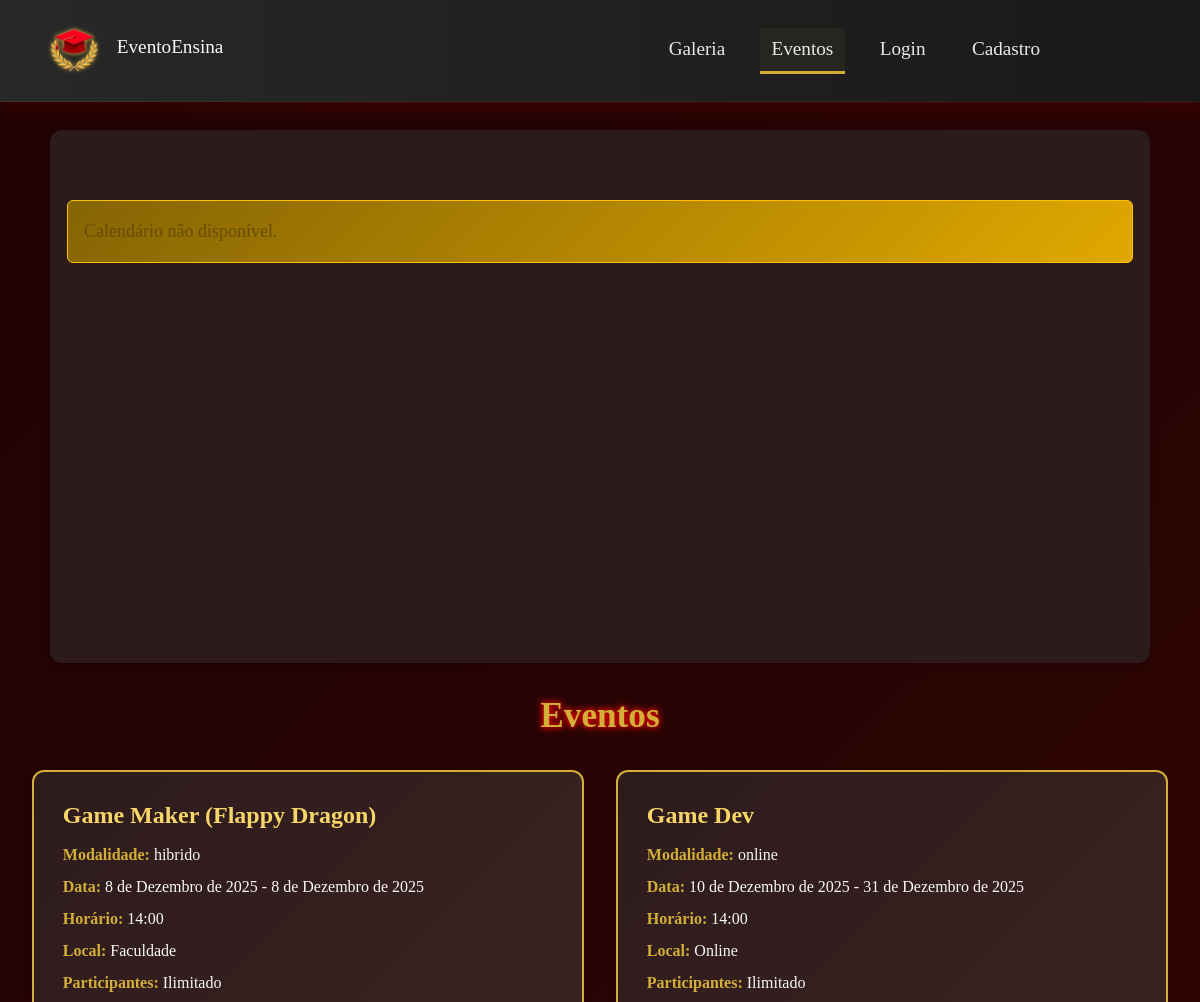
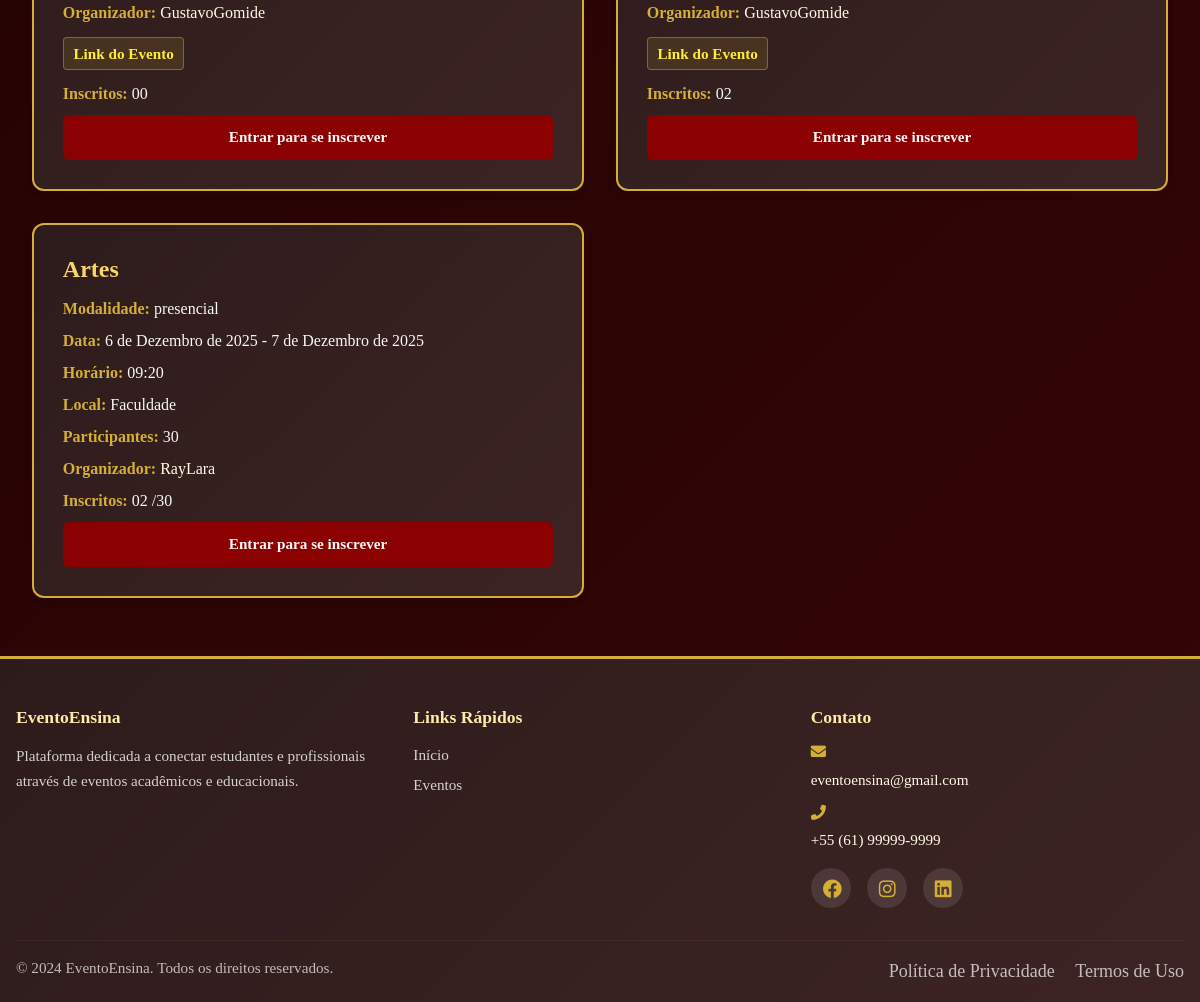
Page /eventos/ on the earlier database version (2 pictures, top to bottom).
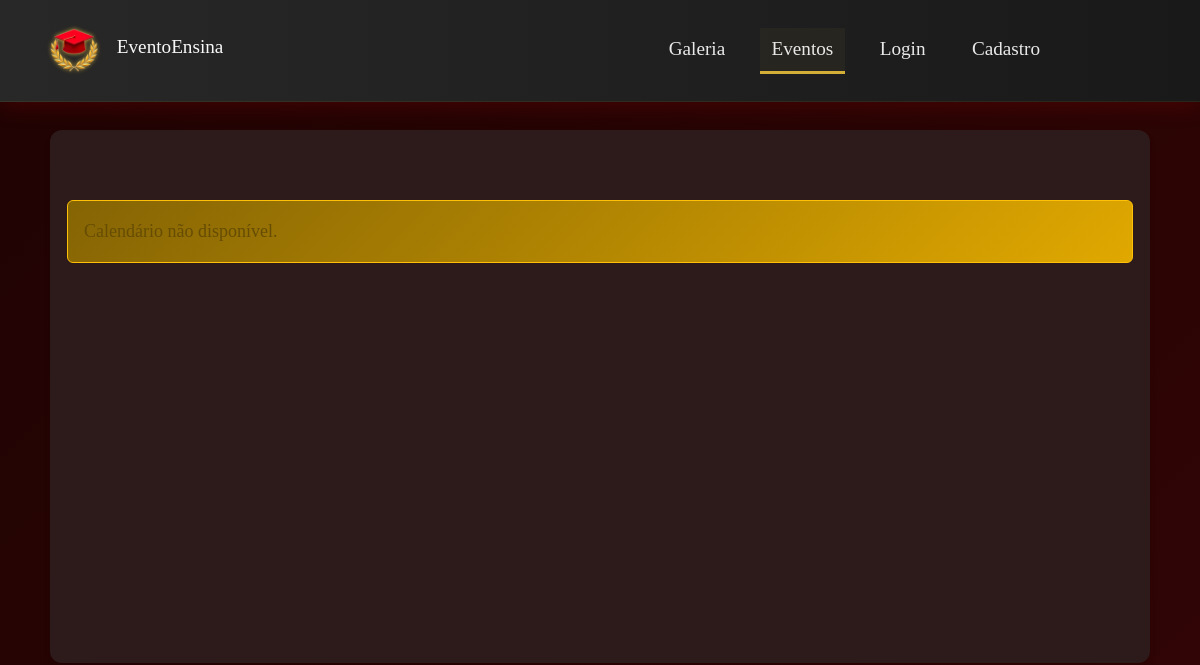
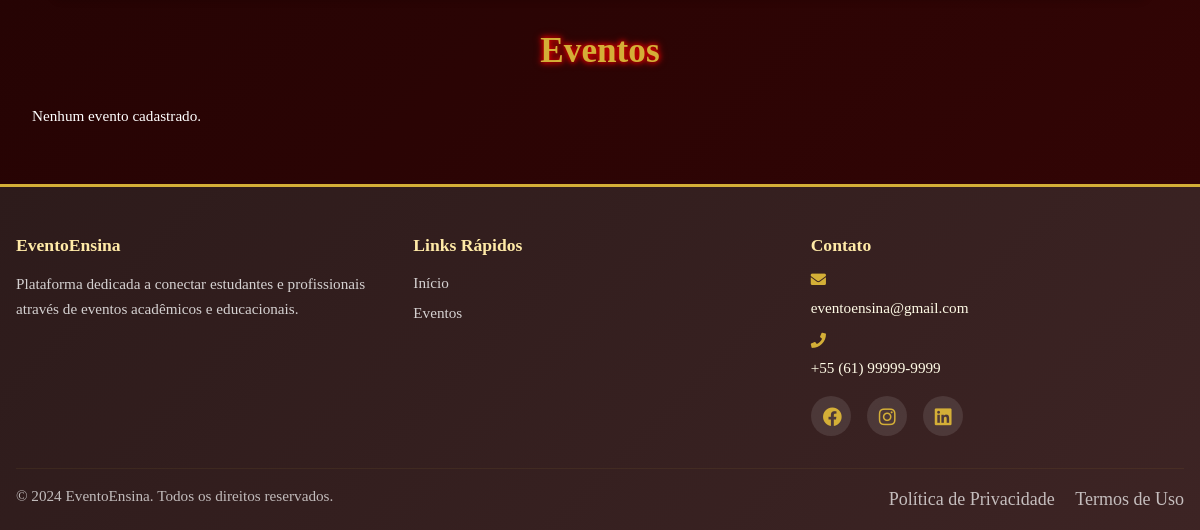
Same page on the later database version (2 pictures, top to bottom).
### eventos/models.py (models this page shows, shortened)
class Evento(models.Model):
    MODALIDADES = [
        ('online', 'Online'),
        ('presencial', 'Presencial'),
        ('hibrido', 'Híbrido'),
    ]
    titulo = models.CharField(max_length=200)
    tipo = models.ForeignKey(TipoEvento, on_delete=models.CASCADE)
    modalidade = models.CharField(max_length=10, choices=MODALIDADES)
    data_inicio = models.DateField()
    data_fim = models.DateField()
    horario = models.TimeField()
    local = models.CharField(max_length=200, blank=True, null=True)
    link = models.URLField(blank=True, null=True)
    quantidade_participantes = models.PositiveIntegerField(null=True, blank=True)
    sem_limites = models.BooleanField(default=False)
    organizador = models.CharField(max_length=200, null=True, blank=True)
    criador = dj_models.ForeignKey(
        'usuarios.Usuario',
        on_delete=dj_models.SET_NULL,
        null=True,
        blank=True,
        related_name='eventos_criados'
    )
    def evento_thumb_upload_to(instance, filename):
        """
        Define o caminho de upload da imagem principal (thumb) do evento.
        Sempre substitui a anterior com nome fixo 'thumb.ext'.
        """
        date_str = instance.data_inicio.strftime('%Y_%m_%d') if instance.data_inicio else 'sem_data'
        slug = slugify(instance.titulo)
        ext = os.path.splitext(filename)[1]
        return f'eventos/{date_str}_{slug}/thumb{ext}'
    thumb = models.ImageField(upload_to=evento_thumb_upload_to, blank=True, null=True)
    descricao = models.TextField(blank=True, null=True)
    horas = models.DecimalField(max_digits=5, decimal_places=2, null=True, blank=True)
    gallery_slug = models.CharField(max_length=255, blank=True, null=True)
    finalizado = models.BooleanField(default=False)

### eventos/views.py (the view)
# urls.py: path('', views.lista_eventos, name='lista_eventos_root'),
def lista_eventos(request):
    usuario = get_current_usuario(request)
    todos_eventos = Evento.objects.all().order_by('finalizado', 'data_inicio')
    paginator = Paginator(todos_eventos, 10)
    page = request.GET.get('page', 1)
    try:
        eventos = paginator.page(page)
    except PageNotAnInteger:
        eventos = paginator.page(1)
    except EmptyPage:
        eventos = paginator.page(paginator.num_pages)
    usuario_inscricoes = []
    if usuario:
        usuario_inscricoes = list(InscricaoEvento.objects.filter(inscrito=usuario)
                                    .values_list('evento_id', flat=True))
    eventos_calendario = []
    for evento in todos_eventos:  # Agora só itera sobre eventos da página atual
        inscritos = evento.inscricaoevento_set.count()
        disponivel = (evento.sem_limites or (
            evento.quantidade_participantes and
            evento.quantidade_participantes > inscritos
        )) and evento.finalizado == False
        inscrito = usuario and evento.id in usuario_inscricoes
        horario_formatado = evento.horario.strftime('%H:%M') if evento.horario else ""
        evento_data = {
            'id': evento.id,
            'titulo': evento.titulo[:20],
            'data_inicio': evento.data_inicio.strftime('%Y-%m-%d'),
            'data_fim': evento.data_fim.strftime('%Y-%m-%d') if evento.data_fim else None,
            'disponivel': disponivel,
            'inscrito': inscrito,
            'horario': horario_formatado,
            'local': evento.local or 'Online',
            'criador_id': evento.criador.id if evento.criador else None,
        }
        eventos_calendario.append(evento_data)
    return render(request, 'eventos/inscrever_evento.html', {
        'eventos': eventos,                 # Para os CARDS (já paginado)
        'usuario': usuario,
        'usuario_inscricoes': usuario_inscricoes,
        'eventos_calendario': eventos_calendario, # Para o CALENDÁRIO
        'eventos_calendario_json': json.dumps(eventos_calendario, ensure_ascii=False),
    })

### usuarios/views.py (called while the page is built, shortened)
def get_current_usuario(request):
    usuario_id = request.session.get('usuario_id')
    if not usuario_id:
        return None
    try:
        return Usuario.objects.get(pk=usuario_id)
    except Usuario.DoesNotExist:
        return None

### eventos/templates/eventos/inscrever_evento.html (shortened to what this page needs)
{% extends 'base/base.html' %}
{% load static %}
{% block extra_css %}
<link rel="stylesheet" href="{% static 'css/lista_eventos.css' %}">
<link rel="stylesheet" href="{% static 'css/calendario.css' %}">
<link rel="stylesheet" href="{% static 'css/popup.css' %}">
<link href="https://cdnjs.cloudflare.com/ajax/libs/font-awesome/5.15.4/css/all.min.css" rel="stylesheet">
{% endblock %}
{% block content %}
<div class="calendar-section mb-4">
    <div class="calendar-nav">
    </div>
    <div id='calendar'></div>
</div>
<div class="eventos-container">
    <h1>Eventos</h1>
    {% if eventos %}
        <div class="eventos-grid" id="eventosGrid">
            {% for evento in eventos %}
                <div class="evento-card"
                     data-start="{{ evento.data_inicio }}"
                     data-end="{{ evento.data_fim|default:evento.data_inicio }}"
                     data-disponivel="{{ evento.disponivel|yesno:'true,false' }}">
                    <h2>{{ evento.titulo }}</h2>
                    <p><strong>Modalidade:</strong> {{ evento.modalidade }}</p>
                    <p><strong>Data:</strong> {{ evento.data_inicio }}{% if evento.data_fim %} - {{ evento.data_fim }}{% endif %}</p>
                    <p><strong>Horário:</strong> {{ evento.horario }}</p>
                    <p><strong>Local:</strong> {{ evento.local|default:"Online" }}</p>
                    <p><strong>Participantes:</strong>
                        {% if evento.sem_limites %}Ilimitado{% elif evento.quantidade_participantes %}{{ evento.quantidade_participantes }}{% else %}Não informado{% endif %}
                    </p>
                    <p><strong>Organizador:</strong> <a href="{% url 'perfil_publico' evento.organizador %}" target="_blank" class="text-link">{{ evento.organizador }}</a></p>
                    {% if evento.link %}<p><a href="{{ evento.link }}" target="_blank">Link do Evento</a></p>{% endif %}
                    <p><strong>Inscritos:</strong> {{ evento.inscricaoevento_set.count|stringformat:"02d" }}
                        {% if not evento.sem_limites and evento.quantidade_participantes %}/{{ evento.quantidade_participantes|stringformat:"02d" }}{% elif not evento.sem_limites %}/--{% endif %}
                    </p>
                    {% if usuario %}
                        <div class="evento-actions">
                            {% if evento.criador == usuario %}
                                <a href="{% url 'meus_eventos' %}?evento={{ evento.id }}" class="btn">Gerenciar Evento</a>
                                <a href="{% url 'galeria_evento' evento.id %}" class="btn">Ver Galeria do Evento</a>
                            {% else %}
                                {% if evento.id in usuario_inscricoes %}
                                    <a href="{% url 'detalhe_evento' evento.id %}" class="btn cancel">Cancelar Inscrição</a>
                                    <a href="{% url 'galeria_evento' evento.id %}" class="btn">Ver Galeria do Evento</a>
                                {% else %}
                                    <a href="{% url 'detalhe_evento' evento.id %}" class="btn inscr">Inscrever-se</a>
                                {% endif %}
                            {% endif %}
                        </div>
                    {% else %}
                        <a href="{% url 'login' %}" class="btn">Entrar para se inscrever</a>
                    {% endif %}
                </div>
            {% endfor %}
        </div>
    {% else %}
        <p>Nenhum evento cadastrado.</p>
    {% endif %}
</div>
{% endblock %}

Differences in the rows shown:
removed Evento: titulo "Game Maker (Flappy Dragon)", modalidade "hibrido", data_inicio "8 de Dezembro de 2025", data_fim "8 de Dezembro de 2025", horario "14:00", local "Faculdade", sem_limites "Ilimitado", organizador "GustavoGomide", inscricaoevento_set.count "00"
removed Evento: titulo "Game Dev", modalidade "online", data_inicio "10 de Dezembro de 2025", data_fim "31 de Dezembro de 2025", horario "14:00", local "Online", sem_limites "Ilimitado", organizador "GustavoGomide", inscricaoevento_set.count "02"
removed Evento: titulo "Artes", modalidade "presencial", data_inicio "6 de Dezembro de 2025", data_fim "7 de Dezembro de 2025", horario "09:20", local "Faculdade", quantidade_participantes "30", organizador "RayLara", inscricaoevento_set.count "02"
Other differences:
text now shown: "Nenhum evento cadastrado."
